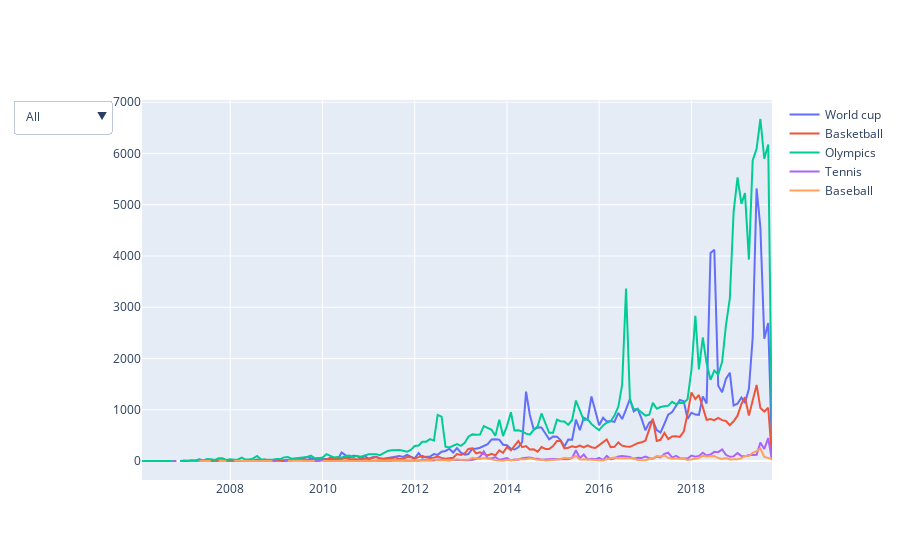

The code cell stored with this chart in its notebook:
### Code cell
stacked_plot(df_num_videos, type='Number of videos')

### Figure 1 — Plotly figure (JSON) as saved in the notebook; plotly's stock layout.template omitted (floating-point values rounded to 4 significant figures; data arrays with more than 128 entries replaced by an {"elided": "..."} marker saying what was removed)
{"data": [{"name": "World cup", "type": "scatter", "x": {"elided": "161 str values"}, "y": {"elided": "161 int values"}}, {"name": "Basketball", "type": "scatter", "x": {"elided": "161 str values"}, "y": {"elided": "161 int values"}}, {"name": "Olympics", "type": "scatter", "x": {"elided": "161 str values"}, "y": {"elided": "161 int values"}}, {"name": "Tennis", "type": "scatter", "x": {"elided": "161 str values"}, "y": {"elided": "161 int values"}}, {"name": "Baseball", "type": "scatter", "x": {"elided": "161 str values"}, "y": {"elided": "161 int values"}}], "layout": {"updatemenus": [{"active": 0, "buttons": [{"args": [{"visible": [true, true, true, true, true]}, {"showlegend": true, "title": "All - Number of videos"}], "label": "All", "method": "update"}, {"args": [{"visible": [true, false, false, false, false]}, {"showlegend": true, "title": "World cup - Number of videos"}], "label": "World cup", "method": "update"}, {"args": [{"visible": [false, true, false, false, false]}, {"showlegend": true, "title": "Basketball - Number of videos"}], "label": "Basketball", "method": "update"}, {"args": [{"visible": [false, false, true, false, false]}, {"showlegend": true, "title": "Olympics - Number of videos"}], "label": "Olympics", "method": "update"}, {"args": [{"visible": [false, false, false, true, false]}, {"showlegend": true, "title": "Tennis - Number of videos"}], "label": "Tennis", "method": "update"}, {"args": [{"visible": [false, false, false, false, true]}, {"showlegend": true, "title": "Baseball - Number of videos"}], "label": "Baseball", "method": "update"}]}]}}
